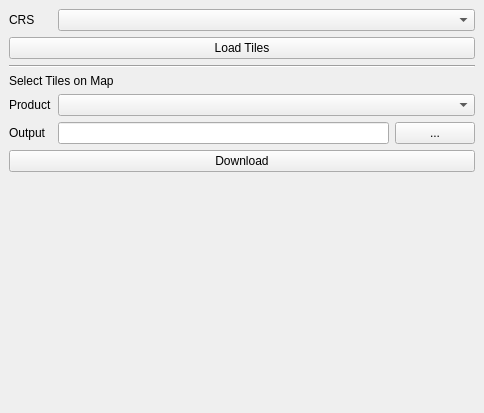
<?xml version="1.0" encoding="UTF-8"?>
<ui version="4.0">
 <class>LidarSloveniaDataDownloaderDockWidgetBase</class>
 <widget class="QDockWidget" name="LidarSloveniaDataDownloaderDockWidgetBase">
  <property name="geometry">
   <rect>
    <x>0</x>
    <y>0</y>
    <width>484</width>
    <height>413</height>
   </rect>
  </property>
  <property name="windowTitle">
   <string>Lidar Slovenia Data Downloader 1.0</string>
  </property>
  <widget class="QWidget" name="dockWidgetContents">
   <layout class="QGridLayout" name="gridLayout">
    <item row="5" column="0">
     <widget class="QLabel" name="label_5">
      <property name="text">
       <string>Output</string>
      </property>
     </widget>
    </item>
    <item row="7" column="1">
     <spacer name="verticalSpacer">
      <property name="orientation">
       <enum>Qt::Vertical</enum>
      </property>
      <property name="sizeHint" stdset="0">
       <size>
        <width>20</width>
        <height>94</height>
       </size>
      </property>
     </spacer>
    </item>
    <item row="0" column="1" colspan="2">
     <widget class="QComboBox" name="comboBoxGridLayer"/>
    </item>
    <item row="2" column="0" colspan="3">
     <widget class="Line" name="line">
      <property name="orientation">
       <enum>Qt::Horizontal</enum>
      </property>
     </widget>
    </item>
    <item row="5" column="2">
     <widget class="QPushButton" name="pushButtonOutput">
      <property name="minimumSize">
       <size>
        <width>75</width>
        <height>0</height>
       </size>
      </property>
      <property name="text">
       <string>...</string>
      </property>
     </widget>
    </item>
    <item row="4" column="0">
     <widget class="QLabel" name="label_4">
      <property name="text">
       <string>Product</string>
      </property>
     </widget>
    </item>
    <item row="3" column="0" colspan="3">
     <widget class="QLabel" name="label">
      <property name="text">
       <string>Select Tiles on Map</string>
      </property>
     </widget>
    </item>
    <item row="6" column="0" colspan="3">
     <widget class="QPushButton" name="pushButtonDownload">
      <property name="text">
       <string>Download</string>
      </property>
     </widget>
    </item>
    <item row="1" column="0" colspan="3">
     <widget class="QPushButton" name="loadLayer">
      <property name="text">
       <string>Load Tiles</string>
      </property>
     </widget>
    </item>
    <item row="0" column="0">
     <widget class="QLabel" name="label_3">
      <property name="text">
       <string>CRS</string>
      </property>
     </widget>
    </item>
    <item row="5" column="1">
     <widget class="QLineEdit" name="lineOutput"/>
    </item>
    <item row="4" column="1" colspan="2">
     <widget class="QComboBox" name="comboBoxProduct"/>
    </item>
   </layout>
  </widget>
 </widget>
 <resources/>
 <connections/>
</ui>
